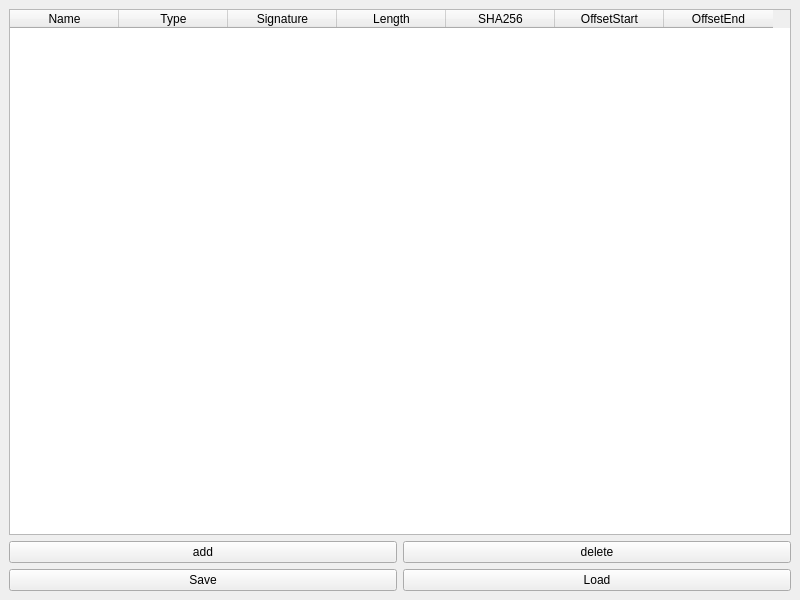
<?xml version="1.0" encoding="UTF-8"?>
<ui version="4.0">
 <class>BaseEditor</class>
 <widget class="QMainWindow" name="BaseEditor">
  <property name="geometry">
   <rect>
    <x>0</x>
    <y>0</y>
    <width>800</width>
    <height>600</height>
   </rect>
  </property>
  <property name="sizePolicy">
   <sizepolicy hsizetype="Fixed" vsizetype="Fixed">
    <horstretch>0</horstretch>
    <verstretch>0</verstretch>
   </sizepolicy>
  </property>
  <property name="minimumSize">
   <size>
    <width>800</width>
    <height>600</height>
   </size>
  </property>
  <property name="maximumSize">
   <size>
    <width>800</width>
    <height>600</height>
   </size>
  </property>
  <property name="windowTitle">
   <string>BaseEditor</string>
  </property>
  <widget class="QWidget" name="centralwidget">
   <layout class="QGridLayout" name="gridLayout">
    <item row="1" column="0">
     <widget class="QPushButton" name="pushButton">
      <property name="text">
       <string>add</string>
      </property>
     </widget>
    </item>
    <item row="1" column="1">
     <widget class="QPushButton" name="pushButton_2">
      <property name="text">
       <string>delete</string>
      </property>
     </widget>
    </item>
    <item row="0" column="0" colspan="2">
     <widget class="QTableWidget" name="tableWidget">
      <property name="maximumSize">
       <size>
        <width>16777215</width>
        <height>16777215</height>
       </size>
      </property>
      <property name="sizeAdjustPolicy">
       <enum>QAbstractScrollArea::AdjustToContents</enum>
      </property>
      <property name="dragEnabled">
       <bool>false</bool>
      </property>
      <property name="showGrid">
       <bool>true</bool>
      </property>
      <property name="sortingEnabled">
       <bool>false</bool>
      </property>
      <property name="wordWrap">
       <bool>true</bool>
      </property>
      <property name="cornerButtonEnabled">
       <bool>true</bool>
      </property>
      <attribute name="horizontalHeaderVisible">
       <bool>true</bool>
      </attribute>
      <attribute name="horizontalHeaderCascadingSectionResizes">
       <bool>true</bool>
      </attribute>
      <attribute name="horizontalHeaderDefaultSectionSize">
       <number>109</number>
      </attribute>
      <attribute name="horizontalHeaderHighlightSections">
       <bool>true</bool>
      </attribute>
      <attribute name="horizontalHeaderShowSortIndicator" stdset="0">
       <bool>false</bool>
      </attribute>
      <attribute name="horizontalHeaderStretchLastSection">
       <bool>false</bool>
      </attribute>
      <attribute name="verticalHeaderShowSortIndicator" stdset="0">
       <bool>false</bool>
      </attribute>
      <attribute name="verticalHeaderStretchLastSection">
       <bool>false</bool>
      </attribute>
      <column>
       <property name="text">
        <string>Name</string>
       </property>
      </column>
      <column>
       <property name="text">
        <string>Type</string>
       </property>
      </column>
      <column>
       <property name="text">
        <string>Signature</string>
       </property>
      </column>
      <column>
       <property name="text">
        <string>Length</string>
       </property>
      </column>
      <column>
       <property name="text">
        <string>SHA256</string>
       </property>
      </column>
      <column>
       <property name="text">
        <string>OffsetStart</string>
       </property>
      </column>
      <column>
       <property name="text">
        <string>OffsetEnd</string>
       </property>
      </column>
     </widget>
    </item>
    <item row="2" column="0">
     <widget class="QPushButton" name="pushButton_3">
      <property name="text">
       <string>Save</string>
      </property>
     </widget>
    </item>
    <item row="2" column="1">
     <widget class="QPushButton" name="pushButton_4">
      <property name="text">
       <string>Load</string>
      </property>
     </widget>
    </item>
   </layout>
  </widget>
  <widget class="QMenuBar" name="menubar">
   <property name="geometry">
    <rect>
     <x>0</x>
     <y>0</y>
     <width>800</width>
     <height>21</height>
    </rect>
   </property>
  </widget>
 </widget>
 <resources/>
 <connections/>
</ui>
